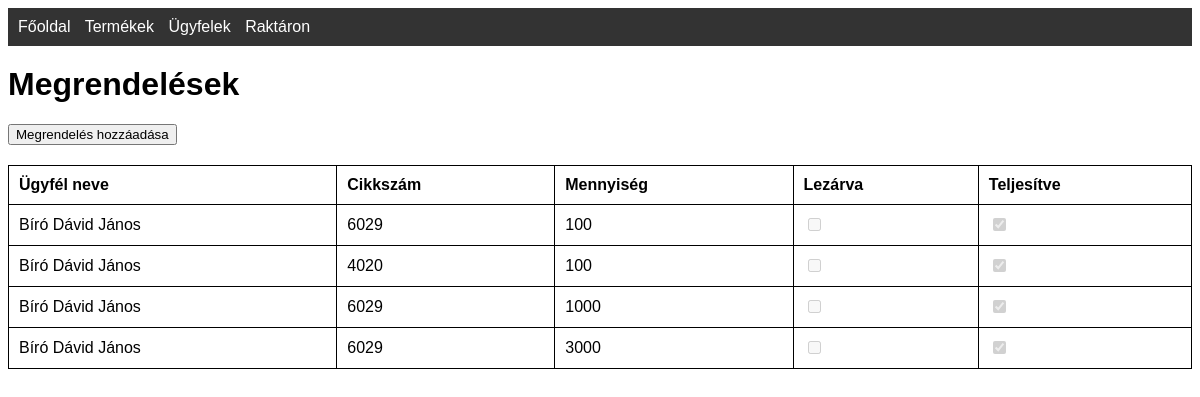
The page /orders on the database as committed earlier.
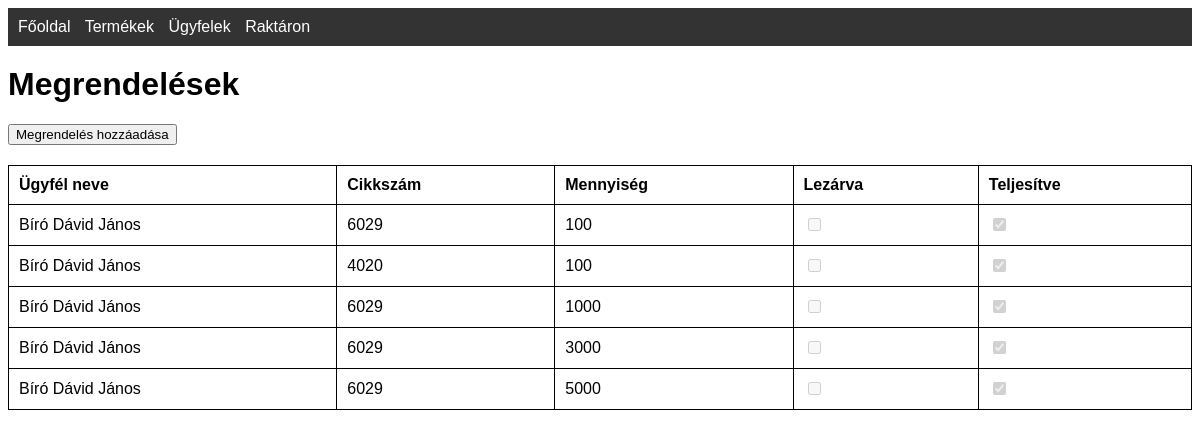
The same page on the database as committed later.
### tables this page shows
CREATE TABLE "orders" (
            id INTEGER PRIMARY KEY,
            customer_id INTEGER,
            cikkszam TEXT,
            mennyiseg INTEGER,
            lezarva INTEGER DEFAULT 0,
            teljesitve INTEGER DEFAULT 0,
            FOREIGN KEY(customer_id) REFERENCES customers(id),
            FOREIGN KEY(cikkszam) REFERENCES products(cikkszam)
        );

CREATE TABLE customers (
                    id INTEGER PRIMARY KEY,
                    nev TEXT,
                    iranyitoszam TEXT,
                    varos TEXT,
                    utca TEXT,
                    hazszam TEXT,
                    email TEXT);

### app.py (the view)
@app.route('/orders')
def orders():
    conn = get_db_connection()
    orders = conn.execute('''
        SELECT
            orders.id,
            customers.nev,
            orders.cikkszam,
            orders.mennyiseg,
            orders.lezarva,
            orders.teljesitve
        FROM orders
        JOIN customers ON orders.customer_id = customers.id
    ''').fetchall()
    conn.close()
    return render_template('orders.html', orders=orders)

### app.py (called while the page is built)
def get_db_connection():
    conn = sqlite3.connect('database.db')
    conn.row_factory = sqlite3.Row
    return conn

### templates/orders.html (shortened to what this page needs)
<!DOCTYPE html>
<html lang="hu">
<head>
    <link rel="stylesheet" href="{{ url_for('static', filename='css/style.css') }}">
</head>
<body>
    <nav>
        <a href="{{ url_for('index') }}">Főoldal</a>
        <a href="{{ url_for('products') }}">Termékek</a>
        <a href="{{ url_for('customers') }}">Ügyfelek</a>
        <a href="{{ url_for('stock') }}">Raktáron</a>
    </nav>
    <h1>Megrendelések</h1>
    <a href="{{ url_for('add_order') }}">
        <button>Megrendelés hozzáadása</button>
    </a>
    <table>
        <thead>
            <tr>
                <th>Ügyfél neve</th>
                <th>Cikkszám</th>
                <th>Mennyiség</th>
                <th>Lezárva</th>
                <th>Teljesítve</th>
            </tr>
        </thead>
        <tbody>
            {% for order in orders %}
            <tr>
                <td>{{ order.nev }}</td>
                <td>{{ order.cikkszam }}</td>
                <td>{{ order.mennyiseg }}</td>
                <td>
                    <form action="{{ url_for('update_order_status', order_id=order.id) }}" method="POST">
                        <input type="checkbox" name="lezarva" {% if order.lezarva %}checked{% endif %} onchange="this.form.submit()" {% if order.teljesitve %}disabled{% endif %}>
                    </form>
                </td>
                <td>
                    <form action="{{ url_for('update_order_status', order_id=order.id) }}" method="POST">
                        <input type="checkbox" name="teljesitve" {% if order.teljesitve %}checked{% endif %} onchange="this.form.submit()" {% if order.teljesitve %}disabled{% endif %}>
                    </form>
                </td>
            </tr>
            {% endfor %}
        </tbody>
    </table>
</body>
</html>

### static/css/style.css (style rules this page uses)
body { font-family: Arial, sans-serif; }
nav { background-color: #333; padding: 10px; }
nav a { color: white; margin-right: 10px; text-decoration: none; }
table { width: 100%; border-collapse: collapse; margin-top: 20px; }
table, th, td { border: 1px solid black; }
th, td { padding: 10px; text-align: left; }
h1 { margin-top: 20px; }

Rows that differ between the two databases and show on the page:
added orders: nev "Bíró Dávid János", cikkszam "6029", mennyiseg "5000", teljesitve "☑"
